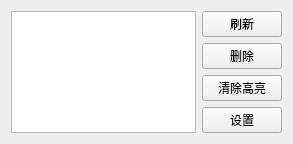
<?xml version="1.0" encoding="UTF-8"?>
<ui version="4.0">
 <class>GroupControlWidget</class>
 <widget class="QWidget" name="GroupControlWidget">
  <property name="geometry">
   <rect>
    <x>0</x>
    <y>0</y>
    <width>293</width>
    <height>128</height>
   </rect>
  </property>
  <property name="windowTitle">
   <string>GroupControlWidget</string>
  </property>
  <layout class="QGridLayout" name="gridLayout">
   <item row="3" column="1">
    <widget class="QPushButton" name="pushButton_Setting">
     <property name="text">
      <string>设置</string>
     </property>
    </widget>
   </item>
   <item row="2" column="1">
    <widget class="QPushButton" name="pushButton_Clear_Highlights">
     <property name="text">
      <string>清除高亮</string>
     </property>
    </widget>
   </item>
   <item row="0" column="1">
    <widget class="QPushButton" name="pushButton_Refresh">
     <property name="text">
      <string>刷新</string>
     </property>
    </widget>
   </item>
   <item row="1" column="1">
    <widget class="QPushButton" name="pushButton_Delete">
     <property name="text">
      <string>删除</string>
     </property>
    </widget>
   </item>
   <item row="0" column="0" rowspan="4">
    <widget class="QListWidget" name="listWidget_Groups">
     <property name="sizePolicy">
      <sizepolicy hsizetype="Expanding" vsizetype="Ignored">
       <horstretch>0</horstretch>
       <verstretch>0</verstretch>
      </sizepolicy>
     </property>
     <property name="alternatingRowColors">
      <bool>true</bool>
     </property>
     <property name="selectionMode">
      <enum>QAbstractItemView::MultiSelection</enum>
     </property>
     <property name="selectionRectVisible">
      <bool>false</bool>
     </property>
    </widget>
   </item>
  </layout>
 </widget>
 <layoutdefault spacing="6" margin="11"/>
 <resources/>
 <connections/>
</ui>
